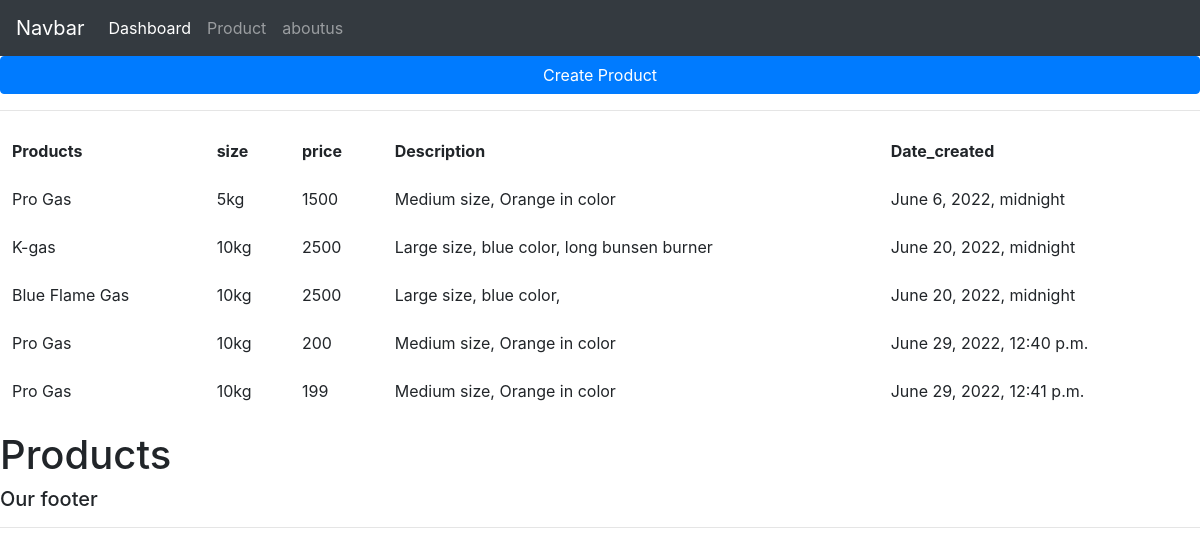
The app's page /product/ with its own data.
### customers/models.py (models this page shows, shortened)
class Product(models.Model):
    product_name=models.CharField(max_length=200 ,null=True)
    description=models.CharField(max_length=200 ,null=True)
    price=models.IntegerField(null=True)
    size=models.CharField(max_length=200,null=True)
    date_created=models.DateTimeField(auto_now_add=True,null=True)

### customers/views.py (the view)
# urls.py: path('product/', views.products, name="product"),
def products(request ):
    products=Product.objects.all()
    context={"products":products}
    return render(request, 'customers/product.html', context)

### customers/templates/customers/product.html (shortened to what this page needs)
{% extends 'customers/main.html' %}
{% block content %}
<!DOCTYPE html>
<html lang="en">
<head>
</head>
<body>
    <div class="row">
        <div class="col">
            <a href="{% url 'create-product' %}" class="btn btn-block btn-primary">Create Product</a>
            <hr>
            <table class="table table-borderless">
                <thead>
                  <tr>
                    <th>Products</th>
                    <th>size</th>
                    <th>price</th>
                    <th>Description</th>
                    <th>Date_created</th>
                  </tr>
                </thead>
                <tbody>
                  {% for product in products %}
                  <tr>
                    <td>{{ product.product_name }}</td>
                    <td>{{ product.size}}</td>
                    <td>{{ product.price}}</td>
                    <td>{{ product.description }}</td>
                    <td>{{ product.date_created }}</td>
                  </tr>
                  {% endfor %}
                </tbody>
                </table>
        </div>
    </div>
</body>
</html>
<h1>Products</h1>
{% endblock %}

### records on screen
Product: product_name "Pro Gas", size "5kg", price "1500", description "Medium size, Orange in color", date_created "June 6, 2022, midnight"
Product: product_name "K-gas", size "10kg", price "2500", description "Large size, blue color, long bunsen burner", date_created "June 20, 2022, midnight"
Product: product_name "Blue Flame Gas", size "10kg", price "2500", description "Large size, blue color,", date_created "June 20, 2022, midnight"
Product: product_name "Pro Gas", size "10kg", price "200", description "Medium size, Orange in color", date_created "June 29, 2022, 12:40 p.m."
Product: product_name "Pro Gas", size "10kg", price "199", description "Medium size, Orange in color", date_created "June 29, 2022, 12:41 p.m."
